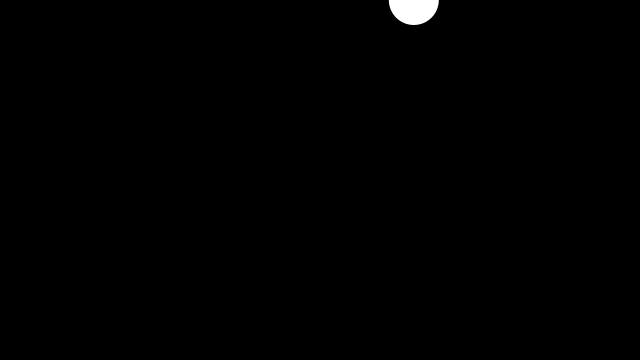
Frame 1 (no input)
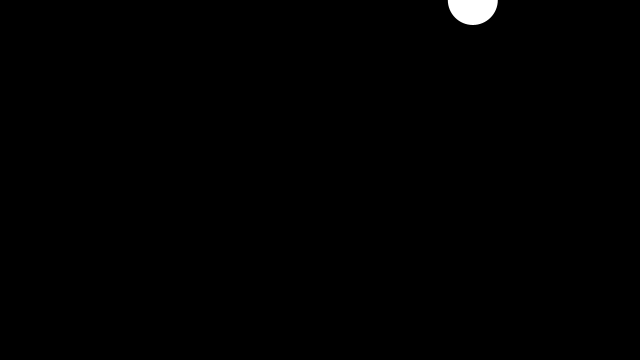
Frame 60 (the mouse pressed at the canvas centre just before this capture)
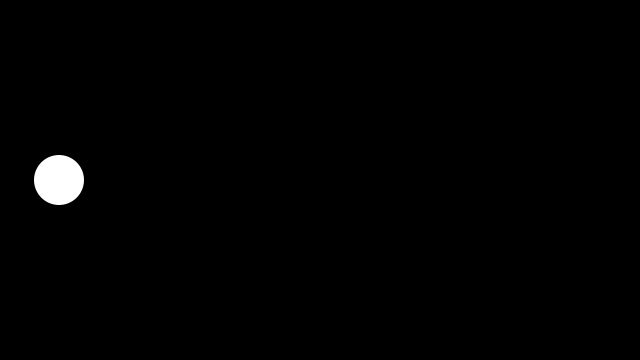
Frame 120 (the mouse held since frame 60 and released just before this capture)

The Processing sketch that drew these frames (run headless with seeded random() and noise(); from frame 60 on, the mouse is pressed at the canvas centre):

// Processing sketch: w2_stp6
// ── w2_stp6.pde
float circleX = random(0, 640);

void setup() {
  size(640, 360);
}

void mousePressed() {
  circleX = 0;
}

void draw() {
  println(circleX);
  
  background(0);
  
  noStroke();
  fill(255);
  circle(circleX, mouseY, 50);
  
  circleX = circleX + 1;
}
